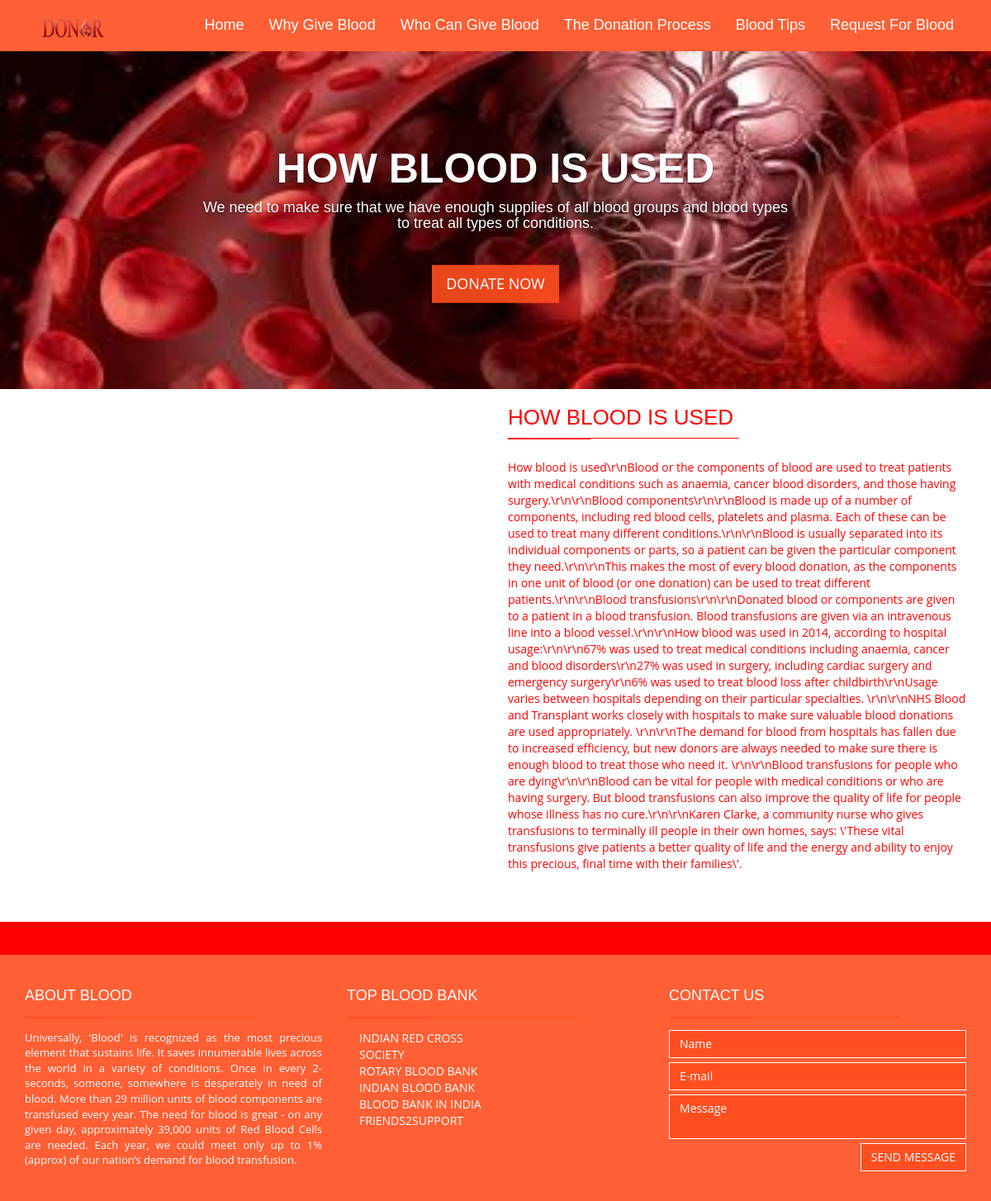
Screenshot of /the_need_of_blood.php?p_id=1 with the database file from the repository.
### tables this page shows
CREATE TABLE `tbl_pages` (
  `page_id` int(11) DEFAULT NULL,
  `page_name` varchar(30) DEFAULT NULL,
  `int_parent` int(11) DEFAULT NULL
);

CREATE TABLE `tbl_content` (
  `content_id` int(10) DEFAULT NULL,
  `page_id` int(10) NOT NULL,
  `context` text
);

### files/menu.php (the view)
<?php
include_once("db/config.php");
$query = "SELECT * FROM tbl_pages";
$result = $con->query($query);
$parent_1 = '';
$parent_2 = '';
$parent_3 = '';
while($row = mysqli_fetch_array($result)){
	$parent_id = $row["int_parent"];
	$page_id = $row["page_id"];
	$page_name = $row["page_name"];
	if($parent_id == 1){
		$parent_1 .=" <li class='submenu-item'><a href='the_need_of_blood.php?p_id=$page_id'>$page_name</a></li>";
	}
	else if($parent_id == 2){
		$parent_2 .=" <li class='submenu-item'><a href='the_need_of_blood.php?p_id=$page_id'>$page_name</a></li>";
	}
	else{
		$parent_3 .=" <li class='submenu-item'><a href='the_need_of_blood.php?p_id=$page_id'>$page_name</a></li>";
	}
}
$response = '
        <nav class="navbar navbar-static-top">
            <div class="navbar-main">
              <div class="container">
                <div class="navbar-header">
					<button type="button" class="navbar-toggle collapsed" data-toggle="collapse" data-target="#navbar" aria-expanded="false" aria-controls="navbar">
                    <span class="sr-only">Toggle navigation</span>
                    <span class="icon-bar"></span>
                    <span class="icon-bar"></span>
                    <span class="icon-bar"></span>
                  </button>
                    <a class="navbar-brand" href="index.php"><img src="assets/images/blood_logo.png"height="38px" width="85px" alt=""></a>
                </div>
                <div id="navbar" class="navbar-collapse collapse pull-right">
                  <ul class="nav navbar-nav">
					<li><a class="is-active" href="index.php">Home</a></li>
                    <li><a class="has-child"href="why_give_blood.php">Why Give Blood</a>
						<ul class="submenu">
                         '.$parent_1.'
					    </ul>
					</li>
                    <li><a href="who_can_give_blood.php">Who Can Give Blood</a>
						<ul class="submenu">
							 '.$parent_2.'
                        </ul>
					</li>
                    <li class="has-child"><a href="donation_process.php">The Donation Process</a>
                      <ul class="submenu">
                         '.$parent_3.'
                      </ul>
                    </li>
                    <li><a href="blood_tips.php">Blood Tips</a></li>
                    <li><a href="request_for_blood.php">Request For Blood</a></li>
                  </ul>
                </div>
              </div>
            </div>
        </nav>
    ';
	echo $response;
?>

### the_need_of_blood.php (shortened to what this page needs)
<?php
	include_once("db/config.php");
	$page_title = '';
	$page_content = '';
	if(isset($_REQUEST["p_id"])){
		$page_id = $_REQUEST["p_id"];
		$query = "SELECT t1.page_name,t2.* FROM tbl_pages t1 INNER JOIN tbl_content t2 ON t1.page_id = $page_id and t1.page_id = t2.page_id";
		$result = $con->query($query);
		$row = mysqli_fetch_array($result);
		if($row != false){
			$page_title = $row["page_name"];
			$page_content = mysqli_real_escape_string($con,$row["context"]);
		}
	}
	else{
		header("location:why_give_blood.php");
	}
?>
<html>
    <head>
		<?php include_once("files/script.php")?>
	</head>
    <body>
    <header class="main-header">
      <?php include_once("files/menu.php");?>
    </header>
    <div id="homeCarousel" class="carousel slide carousel-home" data-ride="carousel">
          <div class="carousel-inner" role="listbox">
            <div class="item active">
              <img src="assets/images/slider/home-slider-7.jpg" alt="">
              <div class="container">
                <div class="carousel-caption">
                  <h2 class="carousel-title"><?php echo ucwords($page_title); ?></h2>
                  <h4 class="carousel ">We need to make sure that we have enough supplies of all blood groups and blood types to treat all types of conditions.</h4>
                  <a href="#" class="btn btn-lg btn-secondary" data-toggle="modal" data-target="#donateModal">DONATE NOW</a>
                </div>
              </div>
            </div>
          </div>
    </div>
	<div class="main-container">
		<div class="container">
			<div class="row fadeIn animated">
				<div class="col-md-6">
				</div>
				<div class="col-md-6">
					<h2 class="title-style-2"><?php echo ucwords($page_title); ?> <span class="title-under"></span></h2>
					<p><?php echo $page_content; ?></p>
				</div>
			</div>
		</div>
	</div>
    <footer class="main-footer">
		<?php include_once("files/footer.php");?>
    </footer>
   </body>
</html>

### assets/css/style.css (style rules this page uses)
body { font-family: "Open sans", sans-serif; color: red; }
h1, h2, h3, h4 { font-family: "Dosis", sans-serif; }
a { color: inherit; }
.navbar-static-top { margin: 0; border: 0; color: red; }
.navbar-main { margin-bottom: 0; color: #fff; background: rgba(255, 78, 31, 0.9); background-attachtment : fixed; }
.navbar-main .navbar-brand { border-bottom: none !important; }
.navbar-main li a { font-family: "Dosis", sans-serif; font-size: 18px; padding: 20px 15px; border-bottom: 2px solid transparent; }
.carousel-home img { width: 100%; }
.carousel-home .carousel-caption { top: 50%; bottom: auto; transform: translateY(-50%); }
.carousel-home .carousel-title { color: #fff; font-family: "Dosis", sans-serif; font-size: 50px; font-weight: bold; text-transform: uppercase; }
.carousel-home .btn { margin-top: 30px; }
.main-footer { background: rgba(255, 78, 31, 0.9); color: #fff; }
.main-container { margin-bottom: 50px; }
.btn-secondary { background: rgba(255, 78, 31, 0.9); color: white; border-radius: 0; }
.title-style-2 { text-align: left; text-transform: uppercase; font-size: 26px; margin-bottom: 25px; }
.title-style-2 .title-under { display: block; margin: 5px 0; }
.title-style-2 .title-under:after { margin: 0; margin-top: 10px; }
.title-under { display: block; margin: 5px auto; background: red; height: 1px; width: 280px; }
.title-under:after { content: ''; display: block; width: 100px; background: inherit; height: 2px; margin: 0 auto; margin-top: 10px; }
.animated { visibility: visible; -webkit-animation-duration: 1s; animation-duration: 1s; -webkit-animation-fill-mode: both; animation-fill-mode: both; }
.animated.fadeIn { -webkit-animation-duration: 1.5s; animation-duration: 1.5s; }
.fadeIn { -webkit-animation-name: fadeIn; animation-name: fadeIn; }

### rows the page displays
tbl_pages: page_name "HOW BLOOD IS USED", page_id.context "How blood is used\\r\\nBlood or the components of blood are used to treat patients with medical conditions such as anaemia, cancer blood disorders, and those having surgery.\\r\\n\\r\\nBlood components\\r\\n\\r\\nBlood is made up of a number of components, including red blood cells, platelets and plasma. Each of these can be used to treat many different conditions.\\r\\n\\r\\nBlood is usually separated into its individual components or parts, so a patient can be given the particular component they need.\\r\\n\\r\\nThis makes the most of every blood donation, as the components in one unit of blood (or one donation) can be used to treat different patients.\\r\\n\\r\\nBlood transfusions\\r\\n\\r\\nDonated blood or…"
